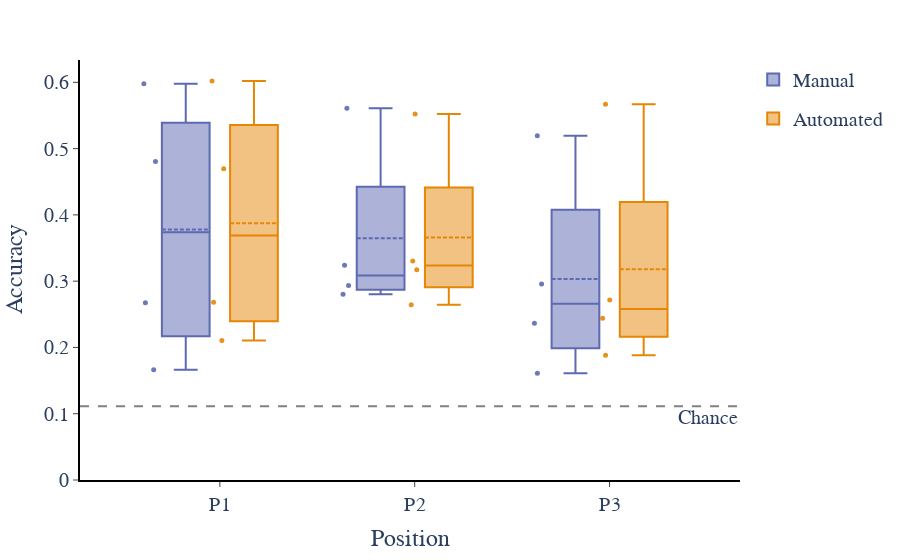

The code cell stored with this chart in its notebook:
### Code cell
colorsmap = {
    'Manual': px.colors.qualitative.Vivid[1],
    'Automated': px.colors.qualitative.Vivid[0]
}
fig = px.box(acc_df_kumar_mfa_pos_avgiter,
    y='Accuracy',
    x='Position',
    color='Aligner',
    points='all',  # Shows stripplot-like points
    boxmode='group',
    hover_name='Patient',
    hover_data=['Patient', 'Accuracy', 'Position'],
    color_discrete_sequence= px.colors.qualitative.Vivid, 
    color_discrete_map= colorsmap,
    category_orders={"Aligner":['Manual', 'Automated']}     
    )
fig.update_traces(marker=dict(size=5,opacity=0.9), jitter=0.3, boxmean=True)

fig.add_hline(
    y=1/9,
    line_dash='dash',
    line_color='gray',
    annotation_text='Chance',
    annotation_position='bottom right'
)

# Add chance level (horizontal line)
fig.update_yaxes(rangemode="tozero", showline=True, linecolor="black", linewidth=2, ticks='outside')
fig.update_xaxes(showline=True, linecolor="black", linewidth=2, ticks='outside')
fig.update_layout(
    plot_bgcolor='white',
    legend=None,
    title_text='',
    title_x=0.5,
    font=dict(size=20, family='Arial')
)
fig.write_image(r"Figures\Figure 4\October_2025\manualvsautomated_DecodingAccByPosPlotlyavgd5.svg", format='svg')
fig.show()

### Figure 1 — Plotly figure (JSON) as saved in the notebook; plotly's stock layout.template omitted (floating-point values rounded to 4 significant figures)
{"data": [{"alignmentgroup": "True", "boxmean": true, "boxpoints": "all", "customdata": [["S1"], ["S1"], ["S1"], ["S2"], ["S2"], ["S2"], ["S3"], ["S3"], ["S3"], ["S4"], ["S4"], ["S4"]], "hovertemplate": "<b>%{hovertext}</b><br><br>Aligner=Manual<br>Position=%{x}<br>Accuracy=%{y}<br>Patient=%{customdata[0]}<extra></extra>", "hovertext": ["S1", "S1", "S1", "S2", "S2", "S2", "S3", "S3", "S3", "S4", "S4", "S4"], "jitter": 0.3, "legendgroup": "Manual", "marker": {"color": "rgb(93, 105, 177)", "opacity": 0.9, "size": 5}, "name": "Manual", "notched": false, "offsetgroup": "Manual", "orientation": "v", "showlegend": true, "type": "box", "x": ["P1", "P2", "P3", "P1", "P2", "P3", "P1", "P2", "P3", "P1", "P2", "P3"], "x0": " ", "xaxis": "x", "y": [0.598, 0.5608, 0.5196, 0.2675, 0.2934, 0.2364, 0.4804, 0.2804, 0.2957, 0.1662, 0.3238, 0.1609], "y0": " ", "yaxis": "y"}, {"alignmentgroup": "True", "boxmean": true, "boxpoints": "all", "customdata": [["S1"], ["S1"], ["S1"], ["S2"], ["S2"], ["S2"], ["S3"], ["S3"], ["S3"], ["S4"], ["S4"], ["S4"]], "hovertemplate": "<b>%{hovertext}</b><br><br>Aligner=Automated<br>Position=%{x}<br>Accuracy=%{y}<br>Patient=%{customdata[0]}<extra></extra>", "hovertext": ["S1", "S1", "S1", "S2", "S2", "S2", "S3", "S3", "S3", "S4", "S4", "S4"], "jitter": 0.3, "legendgroup": "Automated", "marker": {"color": "rgb(229, 134, 6)", "opacity": 0.9, "size": 5}, "name": "Automated", "notched": false, "offsetgroup": "Automated", "orientation": "v", "showlegend": true, "type": "box", "x": ["P1", "P2", "P3", "P1", "P2", "P3", "P1", "P2", "P3", "P1", "P2", "P3"], "x0": " ", "xaxis": "x", "y": [0.602, 0.5523, 0.5671, 0.2682, 0.2643, 0.1883, 0.4696, 0.3174, 0.2717, 0.2105, 0.3303, 0.2441], "y0": " ", "yaxis": "y"}], "layout": {"annotations": [{"showarrow": false, "text": "Chance", "x": 1, "xanchor": "right", "xref": "x domain", "y": 0.1111, "yanchor": "top", "yref": "y"}], "boxmode": "group", "font": {"family": "Arial", "size": 20}, "legend": {}, "margin": {"t": 60}, "plot_bgcolor": "white", "shapes": [{"line": {"color": "gray", "dash": "dash"}, "type": "line", "x0": 0, "x1": 1, "xref": "x domain", "y0": 0.1111, "y1": 0.1111, "yref": "y"}], "title": {"text": "", "x": 0.5}, "xaxis": {"anchor": "y", "domain": [0, 1], "linecolor": "black", "linewidth": 2, "showline": true, "ticks": "outside", "title": {"text": "Position"}}, "yaxis": {"anchor": "x", "domain": [0, 1], "linecolor": "black", "linewidth": 2, "rangemode": "tozero", "showline": true, "ticks": "outside", "title": {"text": "Accuracy"}}}}
